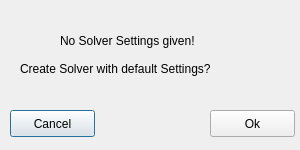
<?xml version="1.0" encoding="UTF-8"?>
<ui version="4.0">
 <class>NewSolverDialog</class>
 <widget class="QDialog" name="NewSolverDialog">
  <property name="geometry">
   <rect>
    <x>0</x>
    <y>0</y>
    <width>300</width>
    <height>150</height>
   </rect>
  </property>
  <property name="sizePolicy">
   <sizepolicy hsizetype="Fixed" vsizetype="Fixed">
    <horstretch>0</horstretch>
    <verstretch>0</verstretch>
   </sizepolicy>
  </property>
  <property name="minimumSize">
   <size>
    <width>300</width>
    <height>150</height>
   </size>
  </property>
  <property name="maximumSize">
   <size>
    <width>300</width>
    <height>150</height>
   </size>
  </property>
  <property name="windowTitle">
   <string>New Solver</string>
  </property>
  <property name="modal">
   <bool>true</bool>
  </property>
  <widget class="QPushButton" name="cancelBtn">
   <property name="geometry">
    <rect>
     <x>10</x>
     <y>110</y>
     <width>85</width>
     <height>27</height>
    </rect>
   </property>
   <property name="text">
    <string>Cancel</string>
   </property>
  </widget>
  <widget class="QPushButton" name="okBtn">
   <property name="geometry">
    <rect>
     <x>210</x>
     <y>110</y>
     <width>85</width>
     <height>27</height>
    </rect>
   </property>
   <property name="text">
    <string>Ok</string>
   </property>
  </widget>
  <widget class="QLabel" name="label">
   <property name="geometry">
    <rect>
     <x>60</x>
     <y>20</y>
     <width>191</width>
     <height>41</height>
    </rect>
   </property>
   <property name="text">
    <string>No Solver Settings given! </string>
   </property>
  </widget>
  <widget class="QLabel" name="label_2">
   <property name="geometry">
    <rect>
     <x>20</x>
     <y>60</y>
     <width>251</width>
     <height>17</height>
    </rect>
   </property>
   <property name="text">
    <string>Create Solver with default Settings?</string>
   </property>
  </widget>
 </widget>
 <resources/>
 <connections/>
</ui>
